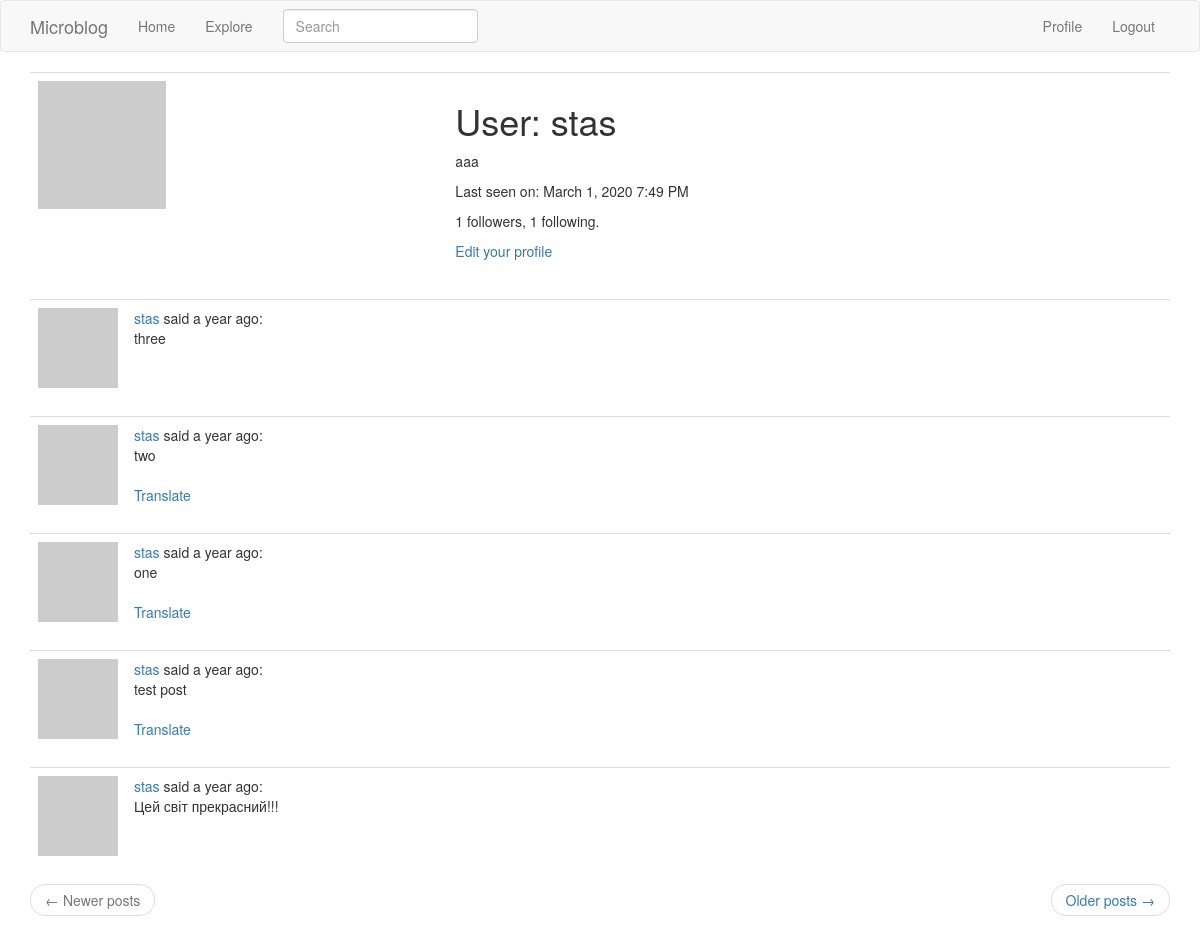
The page /user/stas (signed in) on the database its author committed.
### app/models.py (models this page shows, shortened)
class User(UserMixin, db.Model):
    id = db.Column(db.Integer, primary_key=True)
    username = db.Column(db.String(64), index=True, unique=True)
    email = db.Column(db.String(120), index=True, unique=True)
    password_hash = db.Column(db.String(128))
    posts = db.relationship("Post", backref="author", lazy="dynamic")
    about_me = db.Column(db.String(140))
    last_seen = db.Column(db.DateTime, default=datetime.utcnow)
    followed = db.relationship("User", secondary=followers,
                               primaryjoin=(followers.c.follower_id == id),
                               secondaryjoin=(followers.c.followed_id == id),
                               backref=db.backref("followers", lazy="dynamic"), lazy="dynamic"
                               )
    def avatar(self, size):
        digest = md5(self.email.lower().encode("utf-8")).hexdigest()
        return "https://www.gravatar.com/avatar/{}?d=identicon&s={}".format(
            digest, size)

class SearchableMixin(object):
    @classmethod
    def before_commit(cls, session):
        session._changes = {
            "add": list(session.new),
            "update": list(session.dirty),
            "delete": list(session.deleted),
        }
    @classmethod
    def after_commit(cls, session):
        for obj in session._changes["add"]:
            if isinstance(obj, SearchableMixin):
                add_to_index(obj.__tablename__, obj)
        for obj in session._changes["update"]:
            if isinstance(obj, SearchableMixin):
                add_to_index(obj.__tablename__, obj)
        for obj in session._changes["delete"]:
            if isinstance(obj, SearchableMixin):
                remove_from_index(obj.__tablename__, obj)

class Post(SearchableMixin, db.Model):
    __searchable__ = ["body"]
    id = db.Column(db.Integer, primary_key=True)
    body = db.Column(db.String(140))
    language = db.Column(db.String(5))
    timestamp = db.Column(db.DateTime, index=True, default=datetime.utcnow)
    user_id = db.Column(db.Integer, db.ForeignKey("user.id"))

### app/main/routes.py (the view)
@bp.route("/user/<username>")
@login_required
def user(username):
    user = User.query.filter_by(username=username).first_or_404()
    page = request.args.get('page', 1, type=int)
    posts = user.posts.order_by(Post.timestamp.desc()).paginate(page, current_app.config["POSTS_PER_PAGE"], False)
    next_url = url_for("main.user", username=user.username, page=posts.next_num) if posts.has_next else None
    prev_url = url_for("main.user", username=user.username, page=posts.prev_num) if posts.has_prev else None
    return render_template("user.html", title="Profile", user=user, posts=posts.items,
                           next_url=next_url, prev_url=prev_url)

### app/main/forms.py
class SearchForm(FlaskForm):
    q = StringField(_l("Search"), validators=[DataRequired()])
    def __init__(self, *args, **kwargs):
        if "formdata" not in kwargs:
            kwargs["formdata"] = request.args
        if "csrf_enabled" not in kwargs:
            kwargs['csrf_enabled'] = False
        super(SearchForm, self).__init__(*args, **kwargs)

### app/main/routes.py (called while the page is built)
@bp.before_request
def before_request():
    if current_user.is_authenticated:
        current_user.last_seen = datetime.utcnow()
        db.session.commit()
        g.search_form = SearchForm()
    g.locale = str(get_locale())

### app/models.py (called while the page is built)
@login.user_loader
def load_user(user_id):
    return User.query.get(int(user_id))

### app/templates/user.html
{% extends "base.html" %}
{% block app_content %}
    <table class="table table-hover">
        <tr>
            <td><img width="128px" src="{{ user.avatar(128) }}"></td>
            <td>
                <h1>{{ _("User") }}: {{ user.username }}</h1>
                {% if user.about_me %} <p>{{ user.about_me }}</p>{% endif %}
                {% if user.last_seen %} <p>{{ _("Last seen on") }}: {{ moment(user.last_seen).format("LLL") }}</p>{% endif %}
                <p>{{ user.followers.count() }} {{ _("followers") }}, {{ user.followed.count() }} {{ _("following") }}.</p>
                {% if user == current_user %}
                    <p><a href="{{ url_for('main.edit_profile') }}">{{ _("Edit your profile") }}</a></p>
                {% elif not current_user.is_following(user) %}
                    <p><a href="{{ url_for('main.follow', username=user.username) }}">{{ _("Follow") }}</a></p>
                {% else %}
                    <p><a href="{{ url_for('main.unfollow', username=user.username) }}">{{ _("Unfollow") }}</a></p>
                {% endif %}
            </td>
        </tr>
    </table>
    {% for post in posts %}
        {% include "_post.html" %}
    {% endfor %}
    {% include "_pagination.html" %}
{% endblock %}

### app/templates/_post.html
<table class="table table-hover">
    <tr>
        <td width="70px">
            <a href="{{ url_for("main.user", username=post.author.username) }}">
                <img src="{{ post.author.avatar(36) }}">
            </a>
        </td>
        <td>
            <a href="{{ url_for("main.user", username=post.author.username) }}">
                {{ post.author.username }}
            </a>
            {{ _("said") }} {{ moment(post.timestamp).fromNow() }}:
            <br/>
            <span id="post{{ post.id }}">{{ post.body }}</span>
            {% if post.language and post.language != g.locale %}
                <br/><br/>
                <span id="translation{{ post.id }}">
                    <a href="javascript:translate(
                                '#post{{ post.id }}',
                                '#translation{{ post.id }}',
                                '{{ post.language }}',
                                '{{ g.locale }}');">{{ _('Translate') }}</a>
                </span>
            {% endif %}
        </td>
    </tr>
</table>

### rows shown on the page
User: username "stas", about_me "aaa", last_seen "March 1, 2020 7:49 PM"
Post: author.username "stas", timestamp "a year ago", body "three"
Post: author.username "stas", timestamp "a year ago", body "two"
Post: author.username "stas", timestamp "a year ago", body "one"
Post: author.username "stas", timestamp "a year ago", body "test post"
Post: author.username "stas", timestamp "a year ago", body "Цей світ прекрасний!!!"

### other values the page prints
{{ user.followers.count() }} "1"
{{ user.followed.count() }} "1"
